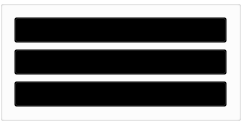
   <widget class="QCustomGroupBox" name="groupBox_9">
    <property name="geometry">
     <rect>
      <x>1250</x>
      <y>790</y>
      <width>241</width>
      <height>121</height>
     </rect>
    </property>
    <property name="sizePolicy">
     <sizepolicy hsizetype="Preferred" vsizetype="Preferred">
      <horstretch>0</horstretch>
      <verstretch>0</verstretch>
     </sizepolicy>
    </property>
    <property name="styleSheet">
     <string notr="true">background-color: rgb(0, 0, 0,0);</string>
    </property>
    <layout class="QVBoxLayout" name="verticalLayout_3">
     <item>
      <widget class="QCustomButton" name="toolButton_centerView">
       <property name="sizePolicy">
        <sizepolicy hsizetype="Preferred" vsizetype="Preferred">
         <horstretch>0</horstretch>
         <verstretch>0</verstretch>
        </sizepolicy>
       </property>
       <property name="font">
        <font>
         <pointsize>12</pointsize>
        </font>
       </property>
       <property name="text">
        <string>Tâm MH</string>
       </property>
       <property name="checkable">
        <bool>false</bool>
       </property>
      </widget>
     </item>
     <item>
      <widget class="QCustomButton" name="toolButton_map">
       <property name="sizePolicy">
        <sizepolicy hsizetype="Preferred" vsizetype="Preferred">
         <horstretch>0</horstretch>
         <verstretch>0</verstretch>
        </sizepolicy>
       </property>
       <property name="font">
        <font>
         <pointsize>12</pointsize>
        </font>
       </property>
       <property name="text">
        <string>Bản đồ</string>
       </property>
       <property name="checkable">
        <bool>true</bool>
       </property>
      </widget>
     </item>
     <item>
      <widget class="QCustomButton" name="toolButton_reset">
       <property name="sizePolicy">
        <sizepolicy hsizetype="Preferred" vsizetype="Preferred">
         <horstretch>0</horstretch>
         <verstretch>0</verstretch>
        </sizepolicy>
       </property>
       <property name="font">
        <font>
         <pointsize>12</pointsize>
        </font>
       </property>
       <property name="text">
        <string>Reset</string>
       </property>
       <property name="checkable">
        <bool>true</bool>
       </property>
      </widget>
     </item>
    </layout>
   </widget>
